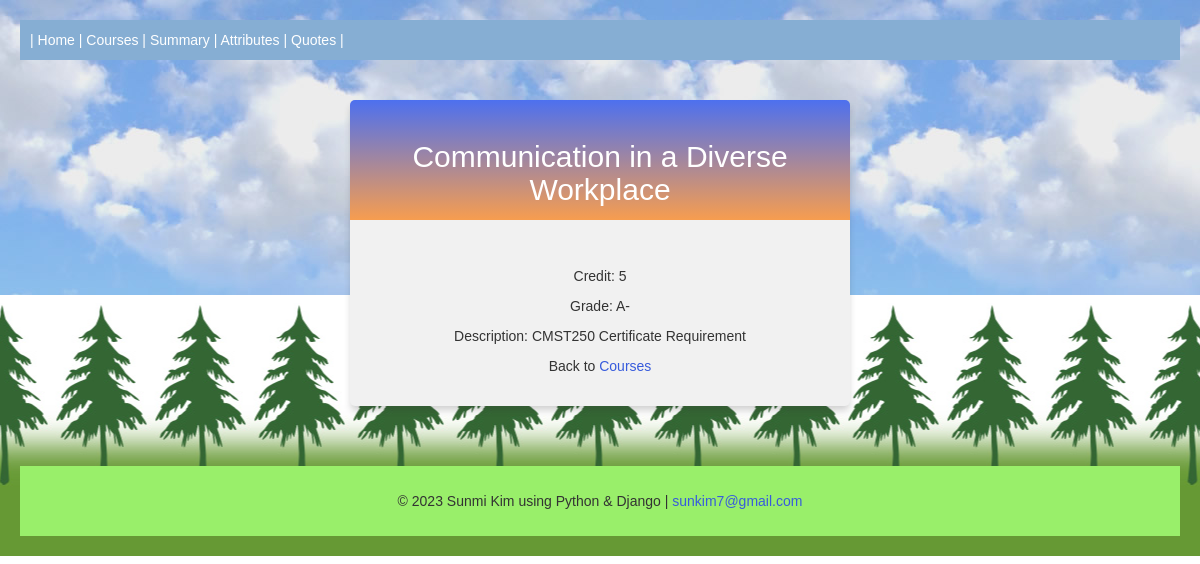
/courses/details/3, run on the app's committed database.
### courses/models.py (models this page shows, shortened)
class Course(models.Model):
    title = models.CharField(max_length=255)
    credit = models.IntegerField()
    grade = models.CharField(max_length=20)
    description = models.CharField(max_length=255, null=True)

### courses/views.py (the view)
# urls.py: path('courses/details/<int:id>', views.details, name='details'),
def details(request, id):
    mycourse = Course.objects.get(id=id)
    template = loader.get_template('details.html')
    context = {
        'mycourse': mycourse,
    }
    return HttpResponse(template.render(context, request))

### courses/templates/details.html (shortened to what this page needs)
{% extends "master.html" %}
{% block content %}
  <div class="mycard">
    <h2>{{ mycourse.title }}</h2>
    <p>Credit: {{ mycourse.credit }}</p>
    <p>Grade: {{ mycourse.grade }}</p>
    <p>Description: {{ mycourse.description }}</p>
    <p>Back to <a href="/courses">Courses</a></p>
  </div>
{% endblock %}

### mystaticfiles/mystyles.css (style rules this page uses)
body { font-family: "verdana", "Arial", "Helvetica"; margin: 20px; background-image: url(images2/tree.jpg), url(images2/sky_bg.jpg); background-repeat: repeat-x, repeat-x; background-position: center bottom, center top; }
.mycard { background-color: #f1f1f1; background-image: linear-gradient(to bottom, #4D70EF, #f79d4f); background-size: 100% 120px; background-repeat: no-repeat; margin: 40px auto; width: 500px; border-radius: 5px; box-shadow: 0 5px 7px -1px rgba(51, 51, 51, 0.23); padding: 20px; }
.mycard h2 { text-align: center; color: #ffffff; margin:20px 0 60px 0; }
a:link, a:visited { color: #375BDC; }
h1, h3, p { text-align: center; }

### data on the page
Course: title "Communication in a Diverse Workplace", credit "5", grade "A-", description "CMST250 Certificate Requirement"
